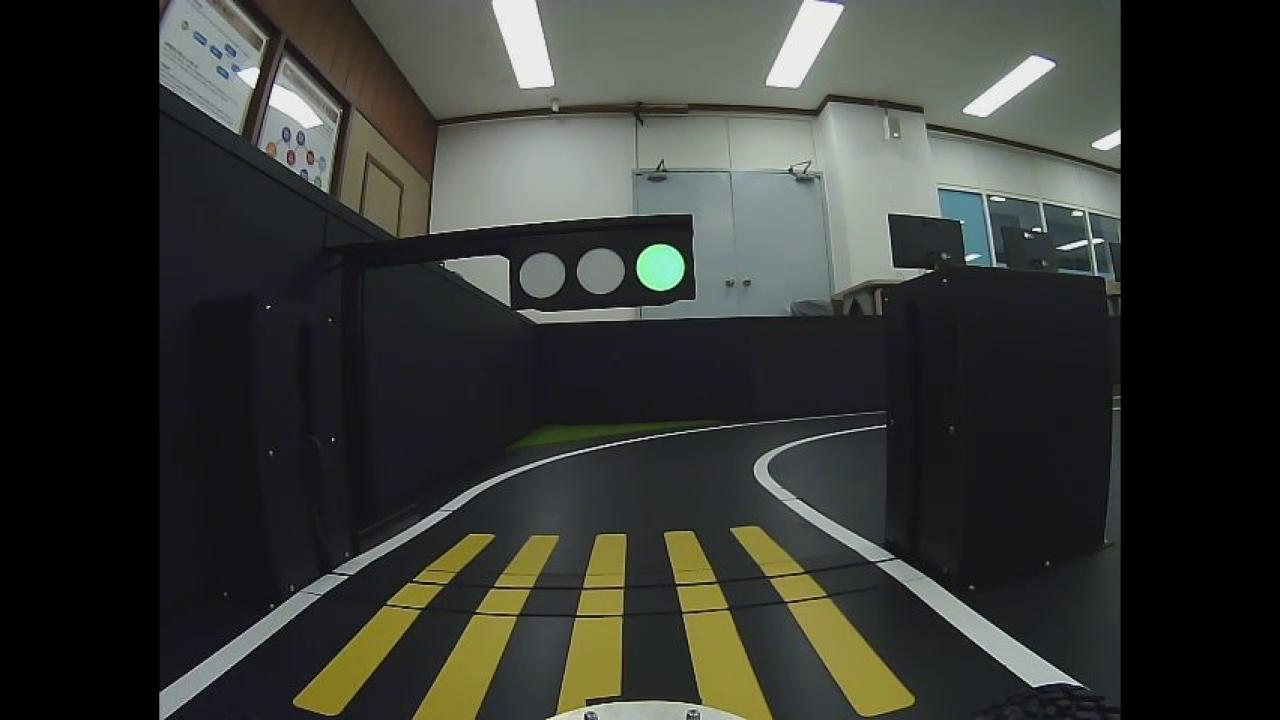
#> input picture src/green.jpg, 1280 x 720 px
$ python -i TrafficLight.py   (imports and definitions only)   (Python 2 division)   (older library calls are emulated)
#> lines starting #> are read from the running program, lines starting #| are printed output that depends on the picture; after the words box and inside, x2 and y2 are one past the last pixel; in counts of white or black regions, pixels touching at a corner belong together
#> further down, picture is the input picture: shape (720, 1280, 3); mean B, G, R 50.8, 55, 53.2
#!/usr/bin/env python
# -*-coding:utf-8-*-

import numpy as np
import cv2

class TrafficDetect:
    frame = None

    def __init__(self):
        pass

    def setLabel(self,img,pts, label):
        (x,y,w,h) = cv2.boundingRect(pts)
        pt1 = (x,y)
        pt2 = (x+w, y+h)
        cv2.rectangle(img,pt1,pt2,(0,255,0),2)
        cv2.putText(img,label,(pt1[0],pt1[1]-3), cv2.FONT_HERSHEY_SIMPLEX, 0.7, (0,0,255))

    def set_roi_color_traf(self, frame, x_len, start_y, offset_y):
#> called with x_len = 200, start_y = 80, offset_y = 100
        _, width, _ = frame.shape
#> width = 1280
        #컬러 전용은 shape에서 리턴3개 나온다.  흑백은 리턴2개 나옴.
        start_x = int(width/2 - (x_len/2))
#> start_x = 540
        end_x = int(width - start_x)
#> end_x = 740
        return frame[start_y:start_y+offset_y, start_x:end_x], start_x, start_y

    def traf_det(self, image):
        ##불켜진 상태에서 신호등 사각형 찾기
        sign_roi,_,_ = self.set_roi_color_traf(image,200,80,100)
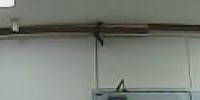
#> sign_roi: shape (100, 200, 3); mean B, G, R 118.1, 126.2, 120.6
        H,L,S = cv2.split(cv2.cvtColor(sign_roi,cv2.COLOR_BGR2HLS))
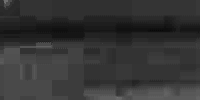
#> H: shape (100, 200); min 8, max 114, mean 52.5
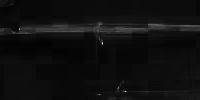
#> S: shape (100, 200); min 2, max 255, mean 14.9
        L = 255-L
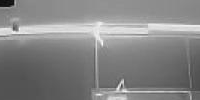
#> L: shape (100, 200); min 10, max 253, mean 133.1
        _,L = cv2.threshold(L,130,255, cv2.THRESH_BINARY)
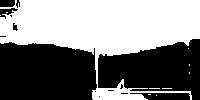
#> L: shape (100, 200); 50.5% white; 14 black regions (8 under 20 px)

        # [4 lines of commented-out code are left out]
        _,contours,_ = cv2.findContours(L, cv2.RETR_LIST, cv2.CHAIN_APPROX_SIMPLE)
#> contours = 17 contours, 15 with area under 20; largest, box (x1, y1, x2, y2) and area: (0, 0, 200, 100) 9649, (12, 22, 19, 32) 36
        roi2 = L
        hsv = L
        v =L
        cimg =L
        for cont in contours:
            approx = cv2.approxPolyDP(cont, cv2.arcLength(cont,True) *0.02, True)
            vtc = len(approx)
            #print cont[0]
            if vtc ==4:

                ##사각형 최소 폭 이상만 잡기
                ## cont[0][0][0]이 x이고 cont[0][0][1]가 y다.
                #setLabel(sign_roi, cont, 'traf_Box')
                cont_x_min = 300
                cont_x_max = 0
                cont_x_width =0
                cont_y_min =300
                cont_y_max = 0
                cont_y_width = 0
                for j in cont:
                    i = j[0][0]
                    k = j[0][1]

                    #print("")
                    if cont_x_max <i:
                        cont_x_max = i
                    if cont_x_min >i:
                        cont_x_min =i
                    if cont_y_max <k:
                        cont_y_max = k
                    if cont_y_min >k:
                        cont_y_min = k
                cont_x_width = cont_x_max - cont_x_min
                cont_y_width = cont_y_max - cont_y_min

                #print cont_y_width

                if 100 >cont_x_width >40 and 50>cont_y_width >15:
                    #print "1"
                    #print(cont_x_width, cont_y_width)
                    self.setLabel(sign_roi, cont, 'traf_Box')
                    (x,y,w,h) = cv2.boundingRect(cont)
                    print (x,y,w,h)
                    roi2 = sign_roi[y:y+h,x:x+w].copy()
                    hsv = cv2.cvtColor(roi2, cv2.COLOR_BGR2HSV)
                    h, s, v = cv2.split(hsv)
                    _,v = cv2.threshold(v, 200,255,cv2.THRESH_BINARY)
                    cimg = cv2.cvtColor(v,cv2.COLOR_GRAY2BGR)
                    circles = cv2.HoughCircles(v, cv2.HOUGH_GRADIENT, 1,20, param1=180, param2=10, minRadius=3, maxRadius=15)
                    try:
                        circles = np.uint16(np.around(circles))
                        for i in circles[0,:]:
                            cv2.circle(cimg,(i[0],i[1]),i[2],(0,255,0),2)
                            cv2.circle(cimg,(i[0],i[1]),2,(0,0,255),3)
                            #중심은 빨간색으로 색칠
                            #반지름이 2라서 매우 작으니까 점처럼 보이지만 원이다. 두께는 3
                            cr_img = v[i[1]-10 : i[1]+10, i[0]-10 : i[0]+10]
                            #원의 중심 좌표 -10에서 +10까지하면 한변 길이 20짜리 정사각형 생김
                            #그 원의 v성분 값을 cr_img로 저장함.

                            img_str = 'x: {0}, y: {1}, mean : {2}'.format(i[0],i[1], cr_img.mean())
                            #좌표값, v성분들의 평균값mean()을  구함
                            print(img_str)
                            if 13> i[0] >3:
                                print "Red"
                                return False
                            elif 30>i[0] > 15 and i[0] < 85:
                                print "Yellow"
                                return False
                            elif  i[0] >35 :
                                print "Green"
                                return True

                    except AttributeError:
                        pass
#> this loop made 17 passes
#> (approx, vtc, cont_x_width, cont_y_width) on passes 1, 5: ([[98, 96], [99, 95], [100, 96], [99, 97]], 4, 2, 2), ([[94, 91], [95, 90], [96, 91], [95, 92]], 4, 2, 2)
#> (approx, vtc) on passes 2, 3, 7, 8, 10, 11: ([[156, 95]], 1), ([[148, 94], [150, 94]], 2), ([[162, 88], [171, 88]], 2), ([[149, 88], [159, 88]], 2), ([[189, 72], [189, 73]], 2), ([[189, 64], [189, 65]], 2)


        #return  cimg
        return False

>>> import cv2
>>> picture = cv2.imread('../green.jpg')
>>> result = TrafficDetect().traf_det(picture)
#> result = False
